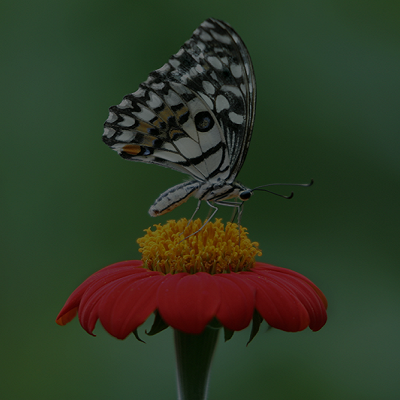
#> input picture RGBPIC1.bmp, 400 x 400 px
$ python 'ex2_RGB图片均衡化.py'
#> lines starting #> are read from the running program, lines starting #| are printed output that depends on the picture
### ex2_均衡化.py
import cv2
import matplotlib
import matplotlib.pyplot as plt
import numpy as np
import ex1


# 实验二_额外：图像的直方图均衡化


# 用于直方图均衡化的函数，传入参数为原始的灰度图，返回值为变换后的图
def HistEqualize(rawImage):
    raw_height = rawImage.shape[0]  # 获取原图像的高度
    raw_width = rawImage.shape[1]  # 获取原图像的宽度

    hist = ex1.caculateHist(rawImage)  # 调用实验一中写的的函数求各个灰度级的频率

    prob_sum = np.zeros(256)  # 初始化一个长度为256的全零向量，用以存储累积概率
    prob_sum[0] = hist[0]  # 计算累积概率
    for i in range(1, 256):
        prob_sum[i] = prob_sum[i-1] + hist[i]

    T = np.zeros(256, dtype='uint8')  # 初始化一个长度为256的全零向量，用以存储各个灰度经过变换后的新灰度
    for i in range(0, 256):
        T[i] = round(prob_sum[i] * 255)  # 计算变换前后各个灰度的映射关系

    aft = np.zeros((raw_height, raw_width), dtype='uint8')  # 新建一个和原图大小一样的全零矩阵
    for r in range(0, raw_height):  # 遍历每个像素
        for c in range(0, raw_width):
            aft[r][c] = T[rawImage[r][c]]  # 对每个像素的灰度进行变换，round指四舍五入

    return aft


# 直接执行该文件时运行下列代码
# [22 lines that do not run on import are left out]

### ex1.py
import cv2
import matplotlib
import matplotlib.pyplot as plt
import numpy as np


# 实验一：画直方图


# 为便于后续实验的使用，这里声明一个函数，用于计算直方图，传入参数为原灰度图，返回参数为计算后的直方图
def caculateHist(rawImage):
    height = rawImage.shape[0]  # 获取图像的高度
    width = rawImage.shape[1]  # 获取图像的宽度
    hist = np.zeros(256)  # 初始化一个长度为256、值全为0的向量
    for r in range(0, height):  # 遍历每个像素
        for c in range(0, width):
            grey = rawImage[r][c]  # 获取灰度
            hist[grey] = hist[grey]+1  # 将对应灰度的记录数量+1
    hist = hist/rawImage.size  # 将hist向量点除原图的像素数量（即归一化）
    return hist


# 直接执行该文件时运行下列代码
# [20 lines that do not run on import are left out]

### ex2_RGB图片均衡化.py
import cv2
import matplotlib
import matplotlib.pyplot as plt
import numpy as np

from ex2_均衡化 import *


# 实验二_额外的额外：彩色图像的直方图均衡化


# 用于直方图均衡化的函数，传入参数为原始的RGB图，返回值为变换后的图
def HistEqualize_RGB(rawImage):
    aft = np.zeros(rawImage.shape, dtype='uint8')
    aft[:, :, 0] = HistEqualize(rawImage[:, :, 0])
    aft[:, :, 1] = HistEqualize(rawImage[:, :, 1])
    aft[:, :, 2] = HistEqualize(rawImage[:, :, 2])  # 对三个通道分别进行直方图均衡化
    return aft


# 直接执行该文件时运行下列代码
if __name__ == '__main__':
    # 导入图片
    raw = cv2.imread("./RGBPIC1.bmp")
#> raw is the input picture: shape (400, 400, 3); mean B, G, R 36.6, 57, 46.2

    # 此部分为实际处理
    aft1 = HistEqualize_RGB(raw)
#> after the loop in caculateHist, `for r in range(0, height):`: hist = 256 values, max 5549 at index 47, min 0 at index 128, mean 625
#> in caculateHist, `hist = hist/rawImage.size`: hist = 256 values, max 0.0347 at index 47, min 0 at index 128, mean 0.00391
#> after the loop in HistEqualize, `for i in range(1, 256):`: prob_sum = 256 values from 0.0143 to 1
#> after the loop in HistEqualize, `for i in range(0, 256):`: T = 256 values from 4 to 255
#> in HistEqualize (call 2), `hist = ex1.caculateHist(rawImage)`: hist = 256 values, max 0.0698 at index 69, min 0 at index 126, mean 0.00391
#> in HistEqualize (call 2), `hist = ex1.caculateHist(rawImage)`:
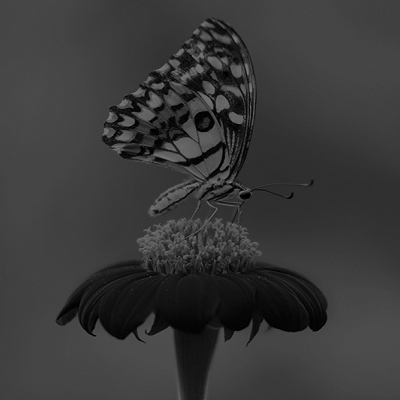
#> rawImage: shape (400, 400); min 0, max 130, mean 57
#> after the loop in HistEqualize (call 2), `for i in range(1, 256):`: prob_sum = 256 values from 0.00136 to 1
#> after the loop in HistEqualize (call 2), `for i in range(0, 256):`: T = 256 values from 0 to 255
#> after the loop in HistEqualize (call 2), `for r in range(0, raw_height):`:
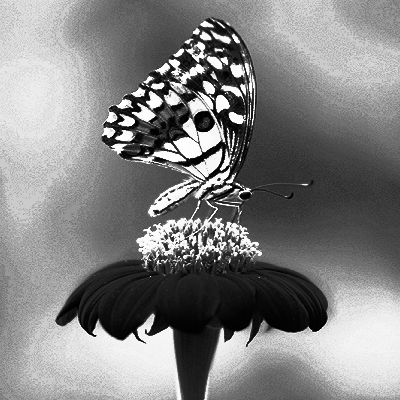
#> aft: shape (400, 400); min 0, max 255, mean 131
#> in HistEqualize_RGB, `aft[:, :, 1] = HistEqualize(rawImage[:, :, 1])`:
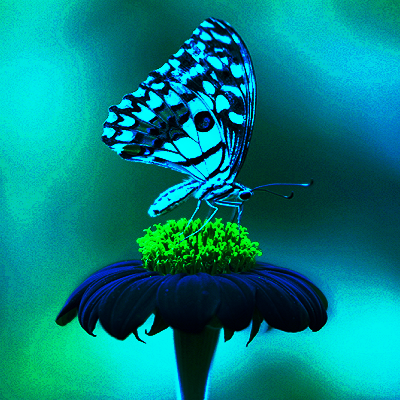
#> aft: shape (400, 400, 3); mean B, G, R 130.2, 131, 0
#> in HistEqualize (call 3), `hist = ex1.caculateHist(rawImage)`: hist = 256 values, max 0.0689 at index 43, min 0 at index 125, mean 0.00391
#> in HistEqualize (call 3), `hist = ex1.caculateHist(rawImage)`:
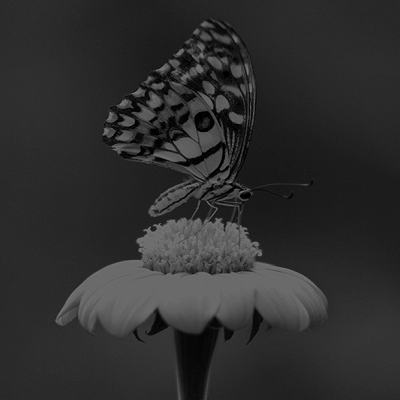
#> rawImage: shape (400, 400); min 0, max 127, mean 46.2
#> after the loop in HistEqualize (call 3), `for i in range(1, 256):`: prob_sum = 256 values from 0.00225 to 1
#> after the loop in HistEqualize (call 3), `for i in range(0, 256):`: T = 256 values from 1 to 255
#> after the loop in HistEqualize (call 3), `for r in range(0, raw_height):`:
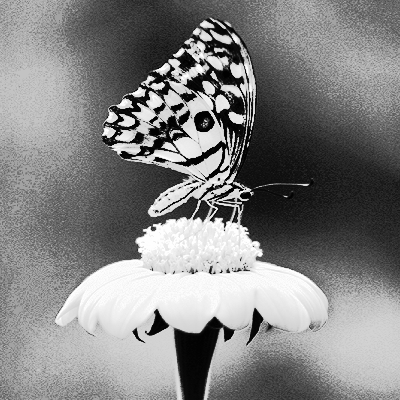
#> aft: shape (400, 400); min 1, max 255, mean 131.1
#> in HistEqualize_RGB, `aft[:, :, 2] = HistEqualize(rawImage[:, :, 2])`:
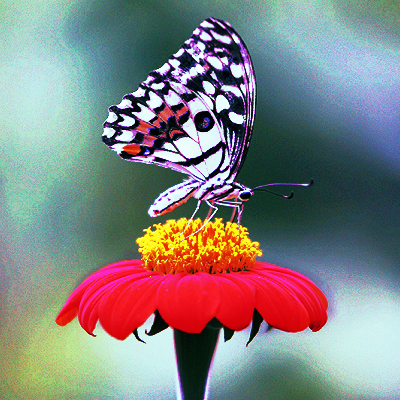
#> aft: shape (400, 400, 3); mean B, G, R 130.2, 131, 131.1

    # 以下代码用于显示图片
    matplotlib.rcParams['font.sans-serif'] = ['SimHei']   # 用黑体显示中文
    matplotlib.rcParams['axes.unicode_minus'] = False     # 正常显示负号

    plt.figure(figsize=(12, 9), dpi=100)

    plt.subplot(1, 2, 1)
    plt.imshow(cv2.cvtColor(raw, cv2.COLOR_BGR2RGB))
    plt.title("原始图像")

    plt.subplot(1, 2, 2)
    plt.imshow(cv2.cvtColor(aft1, cv2.COLOR_BGR2RGB))
    plt.title("直方图均衡化之后")

    plt.show()
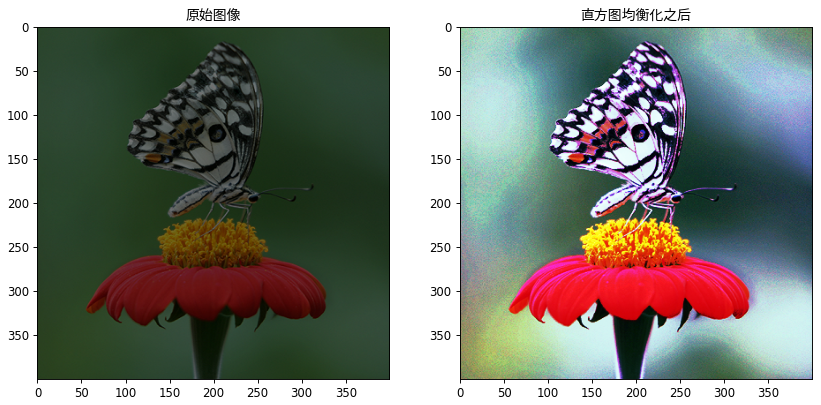
#> figure drawn by matplotlib, 2 panels
